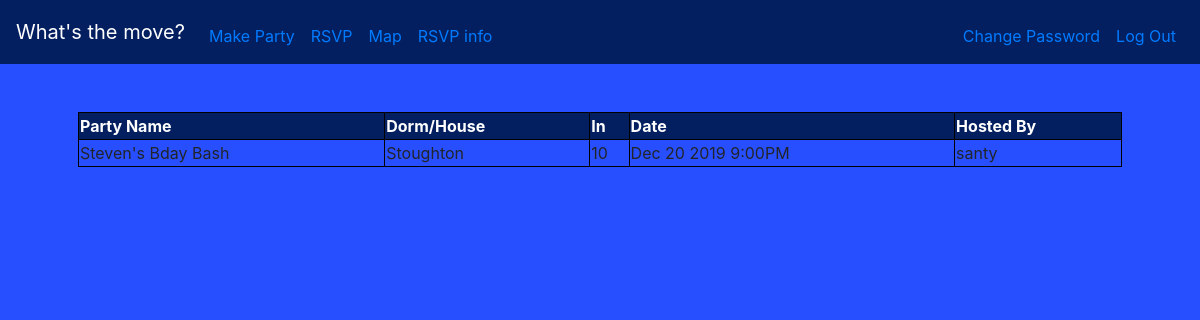
Page /stoughton (signed in) on the committed database.
### tables this page shows
CREATE TABLE 'parties' (partyName TEXT,'time' text, location TEXT, spot TEXT, 'partyID'  INTEGER PRIMARY KEY NOT NULL  ,'user_id' INTEGER NOT NULL  );

CREATE TABLE 'users' (userID INTEGER NOT NULL PRIMARY KEY,'username' TEXT, hash TEXT);

### application.py (the view)
@app.route("/stoughton")
@login_required
def stoughton():
    names=["stoughton","Stoughton"]
    return list(names)

### application.py (called while the page is built)
@app.after_request
def after_request(response):
    response.headers["Cache-Control"] = "no-cache, no-store, must-revalidate"
    response.headers["Expires"] = 0
    response.headers["Pragma"] = "no-cache"
    return response

@app.route("/parties")
@login_required
def list(names):
    partyInfo = db.execute("SELECT partyName,time,location,spot,user_id FROM parties WHERE location = :name OR location = :otherName",name=names[0],otherName=names[1])
    parties = {}
    for row in partyInfo:
            aList = []
            aList.append(row["location"])
            aList.append(row["spot"])
            aList.append(row["time"])
            personName = db.execute("SELECT username FROM users WHERE userID = :user",user = row["user_id"])
            aList.append(personName[0]["username"])
            parties[row["partyName"]] = aList
    return render_template("parties.html",parties=parties)

### helpers.py (called while the page is built)
def login_required(f):
    @wraps(f)
    def decorated_function(*args, **kwargs):
        if session.get("user_id") is None:
            return redirect("/login")
        return f(*args, **kwargs)
    return decorated_function

### templates/parties.html (shortened to what this page needs)
{% extends "layout.html" %}
{% block main %}
<table style="width:100%; border: 1px solid black; border-collapse: collapse;">
<tr>
    <th>Party Name</th>
    <th>Dorm/House</th>
    <th>In</th>
    <th>Date</th>
    <th>Hosted By</th>
</tr>
    {% for key,value in parties.items()%}
        <td >{{ key }}</td>
        <td>{{ value[0] }}</td>
        <td>{{ value[1] }}</td>
        <td>{{ value[2] }}</td>
        <td>{{ value[3] }}</td>
    {%endfor%}
{% endblock %}

### static/styles.css (style rules this page uses)
table, th, td { border: 1px solid black; }
th { background-color: #041F60; color:white; }

### rows in the picture
parties: partyName "Steven's Bday Bash", location "Stoughton", spot "10", time "Dec 20 2019 9:00PM", username "santy"
